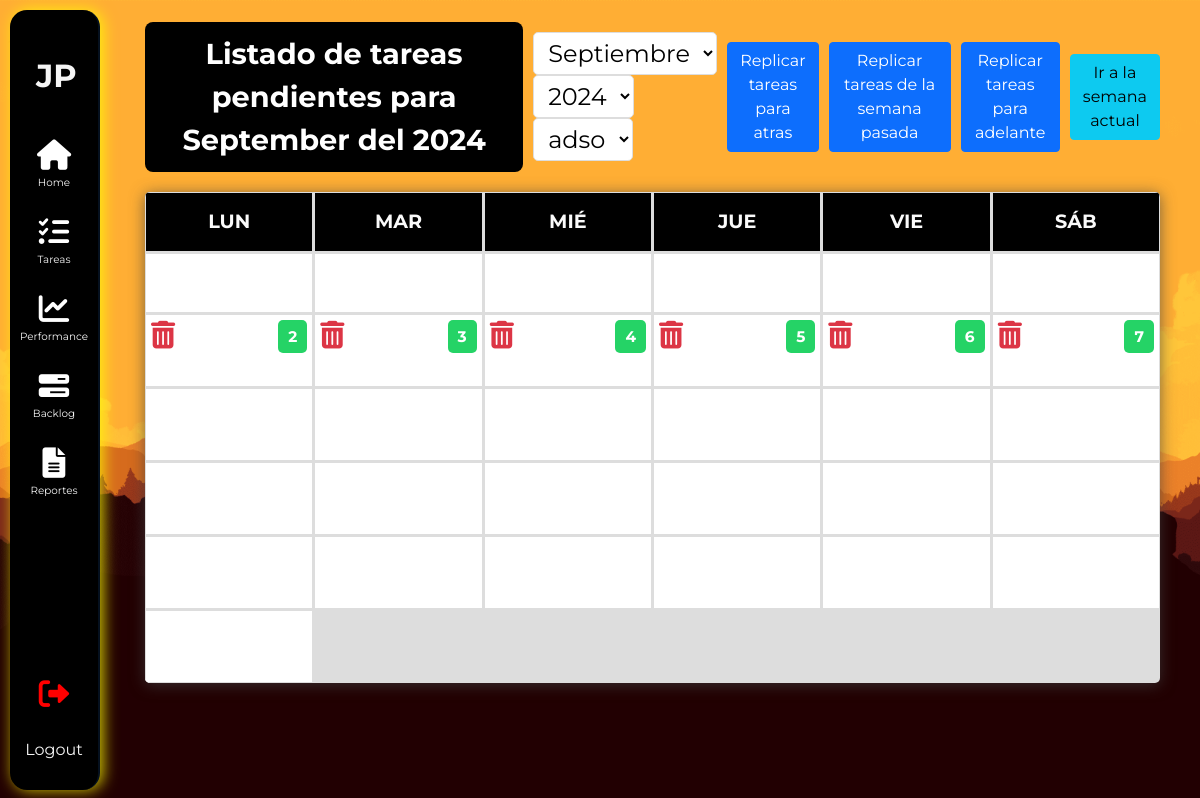
The app's page /backlog/backlog/ (signed in) with its own data.
### cards/models.py (models this page shows, shortened)
class Cards(models.Model):
    user = models.ForeignKey(User, on_delete=models.CASCADE)
    date = models.DateField()
    valuation = models.CharField(max_length=1, default='D')
    total_time = models.DecimalField(max_digits=10, decimal_places=2, default=0.00)

### backlog/views.py (the view)
# urls.py: path('backlog/', backlog, name='backlog_default'),
def backlog(request, year=None, month=None):
    user = request.user
    if request.GET.get('year') and request.GET.get('month'):
        year = int(request.GET.get('year'))
        month = int(request.GET.get('month'))
    elif year is None or month is None:
        today = datetime.today()
        year = today.year
        month = today.month
    selected_user_id = request.GET.get('user', None)
    if selected_user_id:
        selected_user = User.objects.get(id=selected_user_id)
    else:
        selected_user = user
    month_data = get_month_dates(year, month)
    cards = Cards.objects.filter(
        user=selected_user,
        date__range=(month_data['start_of_month'], month_data['end_of_month'])
    ).exclude(date__week_day=1)  # Exclude Sundays
    for card in cards:
        print(f'Card ID: {card.id}, Date: {card.date}')
    form = CardTaskForm(user=user)
    all_users = User.objects.all()
    context = {
        'nombre_mes': month_data['nombre_mes'],
        'anio': month_data['current_year'],
        'mes': month_data['current_month'],
        'cards': cards,
        'days_in_month': month_data['days_in_month'],
        'empty_days': month_data['empty_days'],
        'form': form,
        'months': month_data['months'],
        'years': month_data['years'],
        'all_users': all_users,
        'selected_user': selected_user,
    }
    return render(request, 'backlog.html', context)

### backlog/forms.py
class CardTaskForm(forms.Form):
    tasks = forms.ModelMultipleChoiceField(
        queryset=Tasks.objects.none(),
        required=True,
        widget=forms.CheckboxSelectMultiple,
        label='Tareas Disponibles'
    )
    def __init__(self, *args, **kwargs):
        user = kwargs.pop('user', None)
        super(CardTaskForm, self).__init__(*args, **kwargs)
        if user:
            self.fields['tasks'].queryset = Tasks.objects.filter(user=user)

### backlog/templates/backlog.html (shortened to what this page needs)
{% extends "base_cc.html" %}
{% block content %}
<div class="calendar-container">
    <div class="calendar-title-container">
        <div class="calendar-title">
            Listado de tareas pendientes para {{ nombre_mes }} del {{ anio }}
        </div>
        <div class="calendar-selector">
            <form method="get" action="{% url 'backlog_default' %}">
                <select name="month" onchange="this.form.submit()">
                    {% for month in months %}
                        <option value="{{ month.number }}" {% if month.number == mes %}selected{% endif %}>
                            {{ month.name }}
                        </option>
                    {% endfor %}
                </select>
                <select name="year" onchange="this.form.submit()">
                    {% for year_num in years %}
                        <option value="{{ year_num }}" {% if year_num == anio %}selected{% endif %}>
                            {{ year_num }}
                        </option>
                    {% endfor %}
                </select>
                <select name="user" onchange="this.form.submit()">
                    {% for usr in all_users %}
                        <option value="{{ usr.id }}" {% if usr.id == selected_user.id %}selected{% endif %}>
                            {{ usr.username }}
                        </option>
                    {% endfor %}
                </select>
            </form>
            <form method="post" action="{% url 'replicate_tasks_to_previous_week' %}">
                <button type="submit" class="btn btn-primary">Replicar tareas para atras</button>
            </form>
            <form method="post" action="{% url 'replicate_last_week_tasks' %}">
                <button type="submit" class="btn btn-primary">Replicar tareas de la semana pasada</button>
            </form>
            <form method="post" action="{% url 'replicate_this_week_tasks_to_next_week' %}">
                <button type="submit" class="btn btn-primary">Replicar tareas para adelante</button>
            </form>
            <a href="{% url 'weekly_backlog' %}?year={{ current_year }}&week={{ current_week }}&user={{ selected_user.id }}" class="btn btn-info">Ir a la semana actual</a>
        </div>
    </div>
    <div class="calendar">
        <div class="header">Lun</div>
        <div class="header">Mar</div>
        <div class="header">Mié</div>
        <div class="header">Jue</div>
        <div class="header">Vie</div>
        <div class="header">Sáb</div>
        {% for _ in empty_days %}
            <div></div>
        {% endfor %}
        {% for day in days_in_month %}
            <div class="day">
                <ul class="task-list">
                    {% for card in cards %}
                        {% if card.date.day == day %}
                            <button class="add-task-btn" data-card-id="{{ card.id }}">{{ day }}</button>
                            <form method="post" action="{% url 'clear_tasks_from_card' card.id %}" onsubmit="return confirm('¿Estás seguro de que deseas eliminar todas las tareas de esta tarjeta?');">
                                <button type="submit" class="clear-tasks-btn"><i class="fas fa-trash-alt"></i></button>
                              </form>
                        {% endif %}
                    {% endfor %}
                </ul>
            </div>
        {% endfor %}
    </div>
</div>
{% endblock %}

### backlog/templates/backlog.html (style rules this page uses)
* { font-family: 'Montserrat', sans-serif; }
.calendar-title-container { display: flex; justify-content: space-between; align-items: center; margin-bottom: 20px; }
.calendar-title { background-color: black; color: white; text-align: center; padding: 10px; border-radius: 0.5rem; font-size: 1.2em; font-weight: bold; flex-grow: 1; }
.calendar-selector { display: flex; gap: 10px; align-items: center; }
.calendar-selector select { font-size: 1em; padding: 5px 10px; border-radius: 5px; border: 1px solid #ddd; background-color: white; color: black; margin-left: 10px; }
.calendar { display: grid; grid-template-columns: repeat(6, 1fr); gap: 1px; background-color: #ddd; box-shadow: 0 2px 15px rgba(64, 64, 64, .7); border-radius: 5px; overflow: hidden; }
.calendar div { background-color: #fff; padding: 5px; border: 1px solid #ddd; min-height: 60px; position: relative; display: flex; flex-direction: column; justify-content: center; align-items: center; }
.calendar .header { background-color: black; color: #fafafa; text-align: center; font-weight: bold; font-family: 'Montserrat', sans-serif; text-transform: uppercase; padding: 5px; height: 30px; display: flex; align-items: center; justify-content: center; font-size: 0.8em; }
.calendar .day { cursor: pointer; font-size: 0.8em; position: relative; padding-top: 25px; }
.task-list { list-style: none; padding-left: 0; margin-top: 25px; flex-grow: 1; width: 100%; text-align: center; }
.add-task-btn { background-color: #25D366; color: white; border: none; padding: 5px 10px; border-radius: 5px; cursor: pointer; font-weight: bold; font-size: 0.8em; position: absolute; top: 5px; right: 5px; }
.clear-tasks-btn { background-color: transparent; border: none; color: #dc3545; cursor: pointer; font-size: 1.2em; position: absolute; top: 5px; left: 5px; }
.clear-tasks-btn i { font-size: 1.2em; }

### records on screen
Cards: day "2"
Cards: day "3"
Cards: day "4"
Cards: day "5"
Cards: day "6"
Cards: day "7"

### other values on screen
{{ nombre_mes }} "September"
{{ anio }} "2024"
form field month "Septiembre"
form field year "2024"
form field user "adso"
